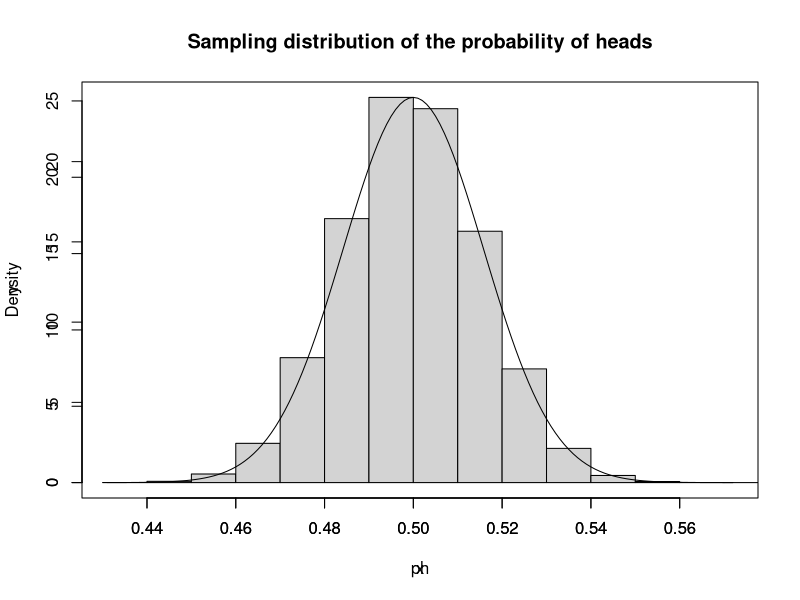
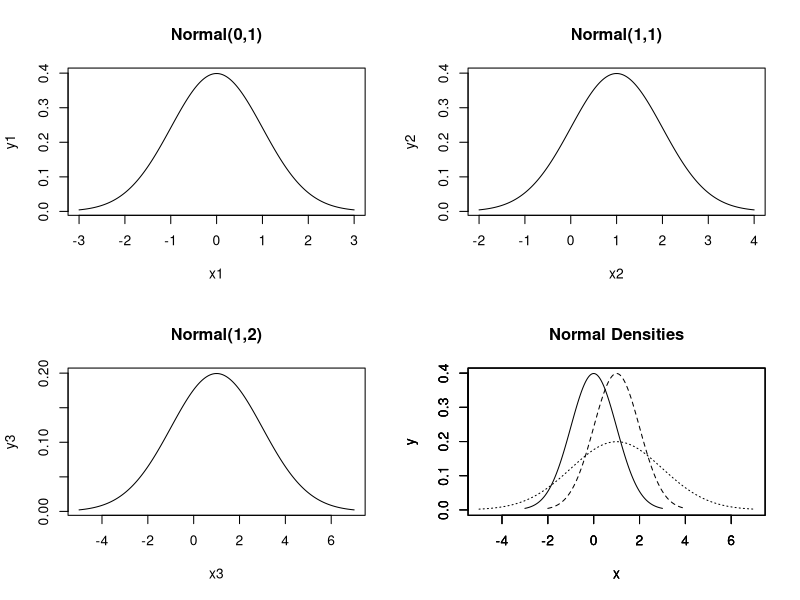

The R script that drew these images, in order:
### This R script simulates flipping a fair coin 1000 times.
### Three examples of using simulation are given using various 
### R commands.  Finally, the CLT is demonstrated.

# Example 1. Simulate flipping a fair coin n times.

n = 1000
p = 0.50

h = 0 	# counter for heads

for (i in 1:n){	
	x = runif(1)
	if (x < p) h = h + 1
}
h	# total number of heads simulated

ph = h/n
ph	# simulated estimate of the probability of heads

# Example 2. Simulate flipping a fair coin n times.
# Simulate using vectors.

x = runif(n)	# creates a vector x of random uniform values

length(x)

x[1:10] # prints the first 10 values of the vector x

C = x[x < p]	# puts all values of x that are less than p into a vector C
			
h = length(C)	# gives the number of heads
h

ph = h/n
ph

# Example 3. Recall that flipping a fair coin n times is a binomial experiment
 
h = rbinom(1,n,p)
h

ph = h/n
ph

# Example 4. Now simulate flipping a fair coin n times, but do it 100,000 
# times and then plot plot the sampling distribution of the estimated 
# probability of heads.  What does the CLT say about the distribution?  
# Ans: approximately N( p, sqrt((p*(1-p))/n) )

Reps = 100000

h = rbinom(Reps,n,p) # this produces a vector of length Reps

ph = h/n	# this uses the vector division elementwise

ph.min = min(ph)		# these commands find the range of values of ph
ph.max = max(ph)

hist(ph, prob=T, xlim=c(ph.min,ph.max), main="Sampling distribution of the probability of heads")

par(new=T) # resets the plot so another plot can be made of the same graph sheet

x = seq(ph.min, ph.max, 0.001)

p.mean = p
p.sd = sqrt((p*(1-p))/n)

y = dnorm(x, p.mean, p.sd)

plot(x, y, type="l")

####################################################################

### This is an R program that simulates a system of 
### n components connected in series.  The probability that
### a component fails is p.  The probability that
### the system fails is approximated using simulation.

p = 0.25 
n = 4

Reps = 10000

Count2 = 0	# Counter for number of failing systems in the overall simulation
for (j in 1:Reps){
	Count1 = 0	# Counter for number of failures in a simulated system
	for (i in 1:n){
		ci = runif(1)
		if(ci < p) Count1 = Count1 + 1
	}
	if (Count1 > 0) Count2 = Count2 + 1
}

psf = Count2/Reps
psf

psf.truth = 1-(1-p)**n
psf.truth

### Alternative solution, using R

c = rbinom(Reps,n,p)
Count = c[c>0]
psf = length(Count)/Reps
psf

psf.truth

### Exercise.  Write and R program that simulates a system of 
### n components connected in parallel. The probability that
### a component fails is p.  

####################################################################

### This script plots the normal density four times with different 
### parameter values.

par(mfrow=c(2,2)) # makes a grid of plots

# plot 1

mu = 0	# standard normal
sigma = 1

x.min1 = mu - 3*sigma
x.max1 = mu + 3*sigma

x1 = seq(x.min1,x.max1,0.01)
y1 = dnorm(x1,mu,sigma)

plot(x1,y1,type="l", main="Normal(0,1)")

# plot 2

mu = 1	# standard normal
sigma = 1

x.min2 = mu - 3*sigma
x.max2 = mu + 3*sigma

x2 = seq(x.min2,x.max2,0.01)
y2 = dnorm(x2,mu,sigma)

plot(x2,y2,type="l", main="Normal(1,1)")

# plot 3

mu = 1	# standard normal
sigma = 2

x.min3 = mu - 3*sigma
x.max3 = mu + 3*sigma

x3 = seq(x.min3,x.max3,0.01)
y3 = dnorm(x3,mu,sigma)

plot(x3,y3,type="l", main="Normal(1,2)")

# plot 4, plot all densities on the same plot

x.min = min(x.min1,x.min2,x.min3)
x.max = max(x.max2,x.max2,x.max3)

y.max = max(y1,y2,y3)

plot(x1,y1,type="l",lty=1,xlim=c(x.min,x.max),ylim=c(0,y.max),main="Normal Densities",xlab="x",ylab="y")
par(new=T)
plot(x2,y2,type="l",lty=2,xlim=c(x.min,x.max),ylim=c(0,y.max),xlab="x",ylab="y")
par(new=T)
plot(x3,y3,type="l",lty=3,xlim=c(x.min,x.max),ylim=c(0,y.max),xlab="x",ylab="y")
  
